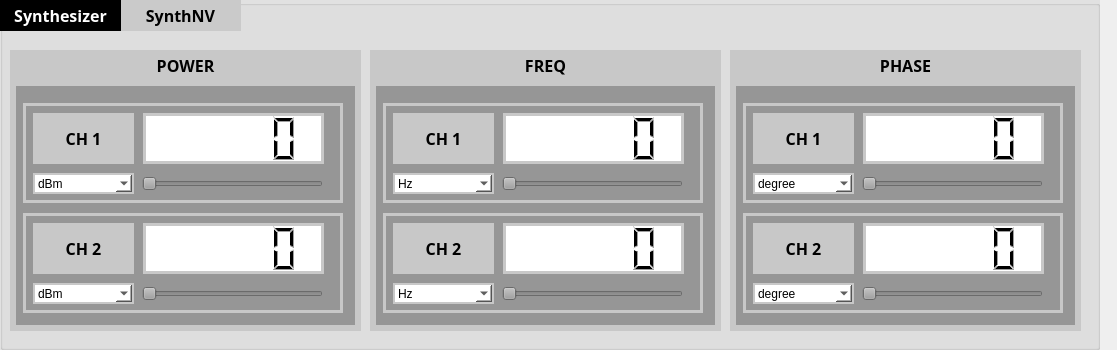
<?xml version="1.0" encoding="UTF-8"?>
<ui version="4.0">
 <class>Form</class>
 <widget class="QWidget" name="Form">
  <property name="geometry">
   <rect>
    <x>0</x>
    <y>0</y>
    <width>1117</width>
    <height>350</height>
   </rect>
  </property>
  <property name="windowTitle">
   <string>Form</string>
  </property>
  <widget class="QGroupBox" name="SYNTH">
   <property name="geometry">
    <rect>
     <x>0</x>
     <y>0</y>
     <width>1100</width>
     <height>350</height>
    </rect>
   </property>
   <property name="minimumSize">
    <size>
     <width>1100</width>
     <height>350</height>
    </size>
   </property>
   <property name="maximumSize">
    <size>
     <width>1100</width>
     <height>350</height>
    </size>
   </property>
   <property name="font">
    <font>
     <family>Arial Black</family>
     <pointsize>14</pointsize>
     <weight>75</weight>
     <bold>true</bold>
    </font>
   </property>
   <property name="styleSheet">
    <string notr="true">background-color:rgb(225, 225, 225)</string>
   </property>
   <property name="title">
    <string/>
   </property>
   <widget class="QLabel" name="LBL_DEV">
    <property name="geometry">
     <rect>
      <x>120</x>
      <y>0</y>
      <width>121</width>
      <height>31</height>
     </rect>
    </property>
    <property name="font">
     <font>
      <family>Arial Black</family>
      <pointsize>12</pointsize>
      <weight>75</weight>
      <bold>true</bold>
     </font>
    </property>
    <property name="styleSheet">
     <string notr="true">background-color:rgb(202, 202, 202)</string>
    </property>
    <property name="text">
     <string>SynthNV</string>
    </property>
    <property name="alignment">
     <set>Qt::AlignCenter</set>
    </property>
   </widget>
   <widget class="QLabel" name="LBL_SYN">
    <property name="geometry">
     <rect>
      <x>0</x>
      <y>0</y>
      <width>121</width>
      <height>31</height>
     </rect>
    </property>
    <property name="font">
     <font>
      <family>Arial Black</family>
      <pointsize>12</pointsize>
      <weight>75</weight>
      <bold>true</bold>
     </font>
    </property>
    <property name="styleSheet">
     <string notr="true">background-color:rgb(0,0,0);
color:rgb(255,255,255)</string>
    </property>
    <property name="text">
     <string>Synthesizer</string>
    </property>
    <property name="alignment">
     <set>Qt::AlignCenter</set>
    </property>
   </widget>
   <widget class="QLabel" name="LBL_PWR">
    <property name="geometry">
     <rect>
      <x>10</x>
      <y>50</y>
      <width>351</width>
      <height>31</height>
     </rect>
    </property>
    <property name="font">
     <font>
      <family>Arial Black</family>
      <pointsize>12</pointsize>
      <weight>75</weight>
      <bold>true</bold>
     </font>
    </property>
    <property name="styleSheet">
     <string notr="true">background-color:rgb(200, 200, 200)</string>
    </property>
    <property name="text">
     <string>POWER</string>
    </property>
    <property name="alignment">
     <set>Qt::AlignCenter</set>
    </property>
   </widget>
   <widget class="QScrollArea" name="PWR_LIST">
    <property name="geometry">
     <rect>
      <x>10</x>
      <y>80</y>
      <width>351</width>
      <height>251</height>
     </rect>
    </property>
    <property name="styleSheet">
     <string notr="true">background-color:rgb(150,150,150);
border-style: solid;
border-color:rgb(200,200,200);
border-width: 3px;</string>
    </property>
    <property name="widgetResizable">
     <bool>true</bool>
    </property>
    <widget class="QWidget" name="scrollAreaWidgetContents">
     <property name="geometry">
      <rect>
       <x>0</x>
       <y>0</y>
       <width>345</width>
       <height>245</height>
      </rect>
     </property>
     <widget class="QGroupBox" name="PWR_CH1">
      <property name="geometry">
       <rect>
        <x>10</x>
        <y>20</y>
        <width>320</width>
        <height>100</height>
       </rect>
      </property>
      <property name="minimumSize">
       <size>
        <width>320</width>
        <height>100</height>
       </size>
      </property>
      <property name="maximumSize">
       <size>
        <width>320</width>
        <height>100</height>
       </size>
      </property>
      <property name="title">
       <string/>
      </property>
      <widget class="QSlider" name="PWR_SLD1">
       <property name="geometry">
        <rect>
         <x>119</x>
         <y>70</y>
         <width>181</width>
         <height>21</height>
        </rect>
       </property>
       <property name="styleSheet">
        <string notr="true">background-color:rgb(150,150,150);
color: rgb(255,255,255);
border-style: solid;
border-width: 0px;</string>
       </property>
       <property name="orientation">
        <enum>Qt::Horizontal</enum>
       </property>
      </widget>
      <widget class="QLCDNumber" name="PWR_VAL1">
       <property name="geometry">
        <rect>
         <x>120</x>
         <y>10</y>
         <width>181</width>
         <height>51</height>
        </rect>
       </property>
       <property name="styleSheet">
        <string notr="true">background-color:rgb(255,255,255);</string>
       </property>
      </widget>
      <widget class="QLabel" name="LBL_CH1">
       <property name="geometry">
        <rect>
         <x>10</x>
         <y>10</y>
         <width>101</width>
         <height>51</height>
        </rect>
       </property>
       <property name="font">
        <font>
         <family>Arial Black</family>
         <pointsize>12</pointsize>
         <weight>75</weight>
         <bold>true</bold>
        </font>
       </property>
       <property name="styleSheet">
        <string notr="true">background-color:rgb(200, 200, 200)</string>
       </property>
       <property name="text">
        <string>CH 1</string>
       </property>
       <property name="alignment">
        <set>Qt::AlignCenter</set>
       </property>
      </widget>
      <widget class="QComboBox" name="PWR_STEP1">
       <property name="geometry">
        <rect>
         <x>10</x>
         <y>70</y>
         <width>101</width>
         <height>21</height>
        </rect>
       </property>
       <property name="styleSheet">
        <string notr="true">background-color:rgb(255,255,255);
border-style: solid;
border-width: 2px;
border-color:rgb(200,200,200);</string>
       </property>
       <item>
        <property name="text">
         <string>dBm</string>
        </property>
       </item>
      </widget>
     </widget>
     <widget class="QGroupBox" name="PWR_CH2">
      <property name="geometry">
       <rect>
        <x>10</x>
        <y>130</y>
        <width>320</width>
        <height>100</height>
       </rect>
      </property>
      <property name="minimumSize">
       <size>
        <width>320</width>
        <height>100</height>
       </size>
      </property>
      <property name="maximumSize">
       <size>
        <width>320</width>
        <height>100</height>
       </size>
      </property>
      <property name="title">
       <string/>
      </property>
      <widget class="QSlider" name="PWR_SLD2">
       <property name="geometry">
        <rect>
         <x>119</x>
         <y>70</y>
         <width>181</width>
         <height>21</height>
        </rect>
       </property>
       <property name="styleSheet">
        <string notr="true">background-color:rgb(150,150,150);
color: rgb(255,255,255);
border-style: solid;
border-width: 0px;</string>
       </property>
       <property name="orientation">
        <enum>Qt::Horizontal</enum>
       </property>
      </widget>
      <widget class="QLCDNumber" name="PWR_VAL2">
       <property name="geometry">
        <rect>
         <x>120</x>
         <y>10</y>
         <width>181</width>
         <height>51</height>
        </rect>
       </property>
       <property name="styleSheet">
        <string notr="true">background-color:rgb(255,255,255);</string>
       </property>
      </widget>
      <widget class="QLabel" name="LBL_CH2">
       <property name="geometry">
        <rect>
         <x>10</x>
         <y>10</y>
         <width>101</width>
         <height>51</height>
        </rect>
       </property>
       <property name="font">
        <font>
         <family>Arial Black</family>
         <pointsize>12</pointsize>
         <weight>75</weight>
         <bold>true</bold>
        </font>
       </property>
       <property name="styleSheet">
        <string notr="true">background-color:rgb(200, 200, 200)</string>
       </property>
       <property name="text">
        <string>CH 2</string>
       </property>
       <property name="alignment">
        <set>Qt::AlignCenter</set>
       </property>
      </widget>
      <widget class="QComboBox" name="PWR_STEP2">
       <property name="geometry">
        <rect>
         <x>10</x>
         <y>70</y>
         <width>101</width>
         <height>21</height>
        </rect>
       </property>
       <property name="styleSheet">
        <string notr="true">background-color:rgb(255,255,255);
border-style: solid;
border-width: 2px;
border-color:rgb(200,200,200);</string>
       </property>
       <item>
        <property name="text">
         <string>dBm</string>
        </property>
       </item>
      </widget>
     </widget>
    </widget>
   </widget>
   <widget class="QLabel" name="LBL_FREQ">
    <property name="geometry">
     <rect>
      <x>370</x>
      <y>50</y>
      <width>351</width>
      <height>31</height>
     </rect>
    </property>
    <property name="font">
     <font>
      <family>Arial Black</family>
      <pointsize>12</pointsize>
      <weight>75</weight>
      <bold>true</bold>
     </font>
    </property>
    <property name="styleSheet">
     <string notr="true">background-color:rgb(200, 200, 200)</string>
    </property>
    <property name="text">
     <string>FREQ</string>
    </property>
    <property name="alignment">
     <set>Qt::AlignCenter</set>
    </property>
   </widget>
   <widget class="QScrollArea" name="FREQ_LIST">
    <property name="geometry">
     <rect>
      <x>370</x>
      <y>80</y>
      <width>351</width>
      <height>251</height>
     </rect>
    </property>
    <property name="styleSheet">
     <string notr="true">background-color:rgb(150,150,150);
border-style: solid;
border-color:rgb(200,200,200);
border-width: 3px;</string>
    </property>
    <property name="widgetResizable">
     <bool>true</bool>
    </property>
    <widget class="QWidget" name="scrollAreaWidgetContents_2">
     <property name="geometry">
      <rect>
       <x>0</x>
       <y>0</y>
       <width>345</width>
       <height>245</height>
      </rect>
     </property>
     <widget class="QGroupBox" name="FREQ_CH1">
      <property name="geometry">
       <rect>
        <x>10</x>
        <y>20</y>
        <width>320</width>
        <height>100</height>
       </rect>
      </property>
      <property name="minimumSize">
       <size>
        <width>320</width>
        <height>100</height>
       </size>
      </property>
      <property name="maximumSize">
       <size>
        <width>320</width>
        <height>100</height>
       </size>
      </property>
      <property name="title">
       <string/>
      </property>
      <widget class="QSlider" name="FREQ_SLD1">
       <property name="geometry">
        <rect>
         <x>119</x>
         <y>70</y>
         <width>181</width>
         <height>21</height>
        </rect>
       </property>
       <property name="styleSheet">
        <string notr="true">background-color:rgb(150,150,150);
color: rgb(255,255,255);
border-style: solid;
border-width: 0px;</string>
       </property>
       <property name="orientation">
        <enum>Qt::Horizontal</enum>
       </property>
      </widget>
      <widget class="QLCDNumber" name="FREQ_VAL1">
       <property name="geometry">
        <rect>
         <x>120</x>
         <y>10</y>
         <width>181</width>
         <height>51</height>
        </rect>
       </property>
       <property name="styleSheet">
        <string notr="true">background-color:rgb(255,255,255);</string>
       </property>
      </widget>
      <widget class="QLabel" name="LBL_CH1_2">
       <property name="geometry">
        <rect>
         <x>10</x>
         <y>10</y>
         <width>101</width>
         <height>51</height>
        </rect>
       </property>
       <property name="font">
        <font>
         <family>Arial Black</family>
         <pointsize>12</pointsize>
         <weight>75</weight>
         <bold>true</bold>
        </font>
       </property>
       <property name="styleSheet">
        <string notr="true">background-color:rgb(200, 200, 200)</string>
       </property>
       <property name="text">
        <string>CH 1</string>
       </property>
       <property name="alignment">
        <set>Qt::AlignCenter</set>
       </property>
      </widget>
      <widget class="QComboBox" name="FREQ_STEP1">
       <property name="geometry">
        <rect>
         <x>10</x>
         <y>70</y>
         <width>101</width>
         <height>21</height>
        </rect>
       </property>
       <property name="styleSheet">
        <string notr="true">background-color:rgb(255,255,255);
border-style: solid;
border-width: 2px;
border-color:rgb(200,200,200);</string>
       </property>
       <item>
        <property name="text">
         <string>Hz</string>
        </property>
       </item>
       <item>
        <property name="text">
         <string>KHz</string>
        </property>
       </item>
       <item>
        <property name="text">
         <string>MHz</string>
        </property>
       </item>
       <item>
        <property name="text">
         <string>GHz</string>
        </property>
       </item>
      </widget>
     </widget>
     <widget class="QGroupBox" name="FREQ_CH2">
      <property name="geometry">
       <rect>
        <x>10</x>
        <y>130</y>
        <width>320</width>
        <height>100</height>
       </rect>
      </property>
      <property name="minimumSize">
       <size>
        <width>320</width>
        <height>100</height>
       </size>
      </property>
      <property name="maximumSize">
       <size>
        <width>320</width>
        <height>100</height>
       </size>
      </property>
      <property name="title">
       <string/>
      </property>
      <widget class="QSlider" name="FREQ_SLD2">
       <property name="geometry">
        <rect>
         <x>119</x>
         <y>70</y>
         <width>181</width>
         <height>21</height>
        </rect>
       </property>
       <property name="styleSheet">
        <string notr="true">background-color:rgb(150,150,150);
color: rgb(255,255,255);
border-style: solid;
border-width: 0px;</string>
       </property>
       <property name="orientation">
        <enum>Qt::Horizontal</enum>
       </property>
      </widget>
      <widget class="QLCDNumber" name="FREQ_VAL2">
       <property name="geometry">
        <rect>
         <x>120</x>
         <y>10</y>
         <width>181</width>
         <height>51</height>
        </rect>
       </property>
       <property name="styleSheet">
        <string notr="true">background-color:rgb(255,255,255);</string>
       </property>
      </widget>
      <widget class="QLabel" name="LBL_CH2_2">
       <property name="geometry">
        <rect>
         <x>10</x>
         <y>10</y>
         <width>101</width>
         <height>51</height>
        </rect>
       </property>
       <property name="font">
        <font>
         <family>Arial Black</family>
         <pointsize>12</pointsize>
         <weight>75</weight>
         <bold>true</bold>
        </font>
       </property>
       <property name="styleSheet">
        <string notr="true">background-color:rgb(200, 200, 200)</string>
       </property>
       <property name="text">
        <string>CH 2</string>
       </property>
       <property name="alignment">
        <set>Qt::AlignCenter</set>
       </property>
      </widget>
      <widget class="QComboBox" name="FREQ_STEP2">
       <property name="geometry">
        <rect>
         <x>10</x>
         <y>70</y>
         <width>101</width>
         <height>21</height>
        </rect>
       </property>
       <property name="styleSheet">
        <string notr="true">background-color:rgb(255,255,255);
border-style: solid;
border-width: 2px;
border-color:rgb(200,200,200);</string>
       </property>
       <item>
        <property name="text">
         <string>Hz</string>
        </property>
       </item>
       <item>
        <property name="text">
         <string>KHz</string>
        </property>
       </item>
       <item>
        <property name="text">
         <string>MHz</string>
        </property>
       </item>
       <item>
        <property name="text">
         <string>GHz</string>
        </property>
       </item>
      </widget>
     </widget>
    </widget>
   </widget>
   <widget class="QScrollArea" name="PHASE_LIST">
    <property name="geometry">
     <rect>
      <x>730</x>
      <y>80</y>
      <width>351</width>
      <height>251</height>
     </rect>
    </property>
    <property name="styleSheet">
     <string notr="true">background-color:rgb(150,150,150);
border-style: solid;
border-color:rgb(200,200,200);
border-width: 3px;</string>
    </property>
    <property name="widgetResizable">
     <bool>true</bool>
    </property>
    <widget class="QWidget" name="scrollAreaWidgetContents_4">
     <property name="geometry">
      <rect>
       <x>0</x>
       <y>0</y>
       <width>345</width>
       <height>245</height>
      </rect>
     </property>
     <widget class="QGroupBox" name="CH1_4">
      <property name="geometry">
       <rect>
        <x>10</x>
        <y>20</y>
        <width>320</width>
        <height>100</height>
       </rect>
      </property>
      <property name="minimumSize">
       <size>
        <width>320</width>
        <height>100</height>
       </size>
      </property>
      <property name="maximumSize">
       <size>
        <width>320</width>
        <height>100</height>
       </size>
      </property>
      <property name="title">
       <string/>
      </property>
      <widget class="QSlider" name="PHS_SLD1">
       <property name="geometry">
        <rect>
         <x>119</x>
         <y>70</y>
         <width>181</width>
         <height>21</height>
        </rect>
       </property>
       <property name="styleSheet">
        <string notr="true">background-color:rgb(150,150,150);
color: rgb(255,255,255);
border-style: solid;
border-width: 0px;</string>
       </property>
       <property name="orientation">
        <enum>Qt::Horizontal</enum>
       </property>
      </widget>
      <widget class="QLCDNumber" name="PHS_VAL1">
       <property name="geometry">
        <rect>
         <x>120</x>
         <y>10</y>
         <width>181</width>
         <height>51</height>
        </rect>
       </property>
       <property name="styleSheet">
        <string notr="true">background-color:rgb(255,255,255);</string>
       </property>
      </widget>
      <widget class="QLabel" name="LBL_CH1_4">
       <property name="geometry">
        <rect>
         <x>10</x>
         <y>10</y>
         <width>101</width>
         <height>51</height>
        </rect>
       </property>
       <property name="font">
        <font>
         <family>Arial Black</family>
         <pointsize>12</pointsize>
         <weight>75</weight>
         <bold>true</bold>
        </font>
       </property>
       <property name="styleSheet">
        <string notr="true">background-color:rgb(200, 200, 200)</string>
       </property>
       <property name="text">
        <string>CH 1</string>
       </property>
       <property name="alignment">
        <set>Qt::AlignCenter</set>
       </property>
      </widget>
      <widget class="QComboBox" name="PHS_STEP1">
       <property name="geometry">
        <rect>
         <x>10</x>
         <y>70</y>
         <width>101</width>
         <height>21</height>
        </rect>
       </property>
       <property name="styleSheet">
        <string notr="true">background-color:rgb(255,255,255);
border-style: solid;
border-width: 2px;
border-color:rgb(200,200,200);</string>
       </property>
       <item>
        <property name="text">
         <string>degree</string>
        </property>
       </item>
      </widget>
     </widget>
     <widget class="QGroupBox" name="CH2_4">
      <property name="geometry">
       <rect>
        <x>10</x>
        <y>130</y>
        <width>320</width>
        <height>100</height>
       </rect>
      </property>
      <property name="minimumSize">
       <size>
        <width>320</width>
        <height>100</height>
       </size>
      </property>
      <property name="maximumSize">
       <size>
        <width>320</width>
        <height>100</height>
       </size>
      </property>
      <property name="title">
       <string/>
      </property>
      <widget class="QSlider" name="PHS_SLD2">
       <property name="geometry">
        <rect>
         <x>119</x>
         <y>70</y>
         <width>181</width>
         <height>21</height>
        </rect>
       </property>
       <property name="styleSheet">
        <string notr="true">background-color:rgb(150,150,150);
color: rgb(255,255,255);
border-style: solid;
border-width: 0px;</string>
       </property>
       <property name="orientation">
        <enum>Qt::Horizontal</enum>
       </property>
      </widget>
      <widget class="QLCDNumber" name="PHS_VAL2">
       <property name="geometry">
        <rect>
         <x>120</x>
         <y>10</y>
         <width>181</width>
         <height>51</height>
        </rect>
       </property>
       <property name="styleSheet">
        <string notr="true">background-color:rgb(255,255,255);</string>
       </property>
      </widget>
      <widget class="QLabel" name="LBL_CH2_4">
       <property name="geometry">
        <rect>
         <x>10</x>
         <y>10</y>
         <width>101</width>
         <height>51</height>
        </rect>
       </property>
       <property name="font">
        <font>
         <family>Arial Black</family>
         <pointsize>12</pointsize>
         <weight>75</weight>
         <bold>true</bold>
        </font>
       </property>
       <property name="styleSheet">
        <string notr="true">background-color:rgb(200, 200, 200)</string>
       </property>
       <property name="text">
        <string>CH 2</string>
       </property>
       <property name="alignment">
        <set>Qt::AlignCenter</set>
       </property>
      </widget>
      <widget class="QComboBox" name="PHS_STEP2">
       <property name="geometry">
        <rect>
         <x>10</x>
         <y>70</y>
         <width>101</width>
         <height>21</height>
        </rect>
       </property>
       <property name="styleSheet">
        <string notr="true">background-color:rgb(255,255,255);
border-style: solid;
border-width: 2px;
border-color:rgb(200,200,200);</string>
       </property>
       <item>
        <property name="text">
         <string>degree</string>
        </property>
       </item>
      </widget>
     </widget>
    </widget>
   </widget>
   <widget class="QLabel" name="LBL_PHASE">
    <property name="geometry">
     <rect>
      <x>730</x>
      <y>50</y>
      <width>351</width>
      <height>31</height>
     </rect>
    </property>
    <property name="font">
     <font>
      <family>Arial Black</family>
      <pointsize>12</pointsize>
      <weight>75</weight>
      <bold>true</bold>
     </font>
    </property>
    <property name="styleSheet">
     <string notr="true">background-color:rgb(200, 200, 200)</string>
    </property>
    <property name="text">
     <string>PHASE</string>
    </property>
    <property name="alignment">
     <set>Qt::AlignCenter</set>
    </property>
   </widget>
  </widget>
 </widget>
 <resources/>
 <connections/>
</ui>
